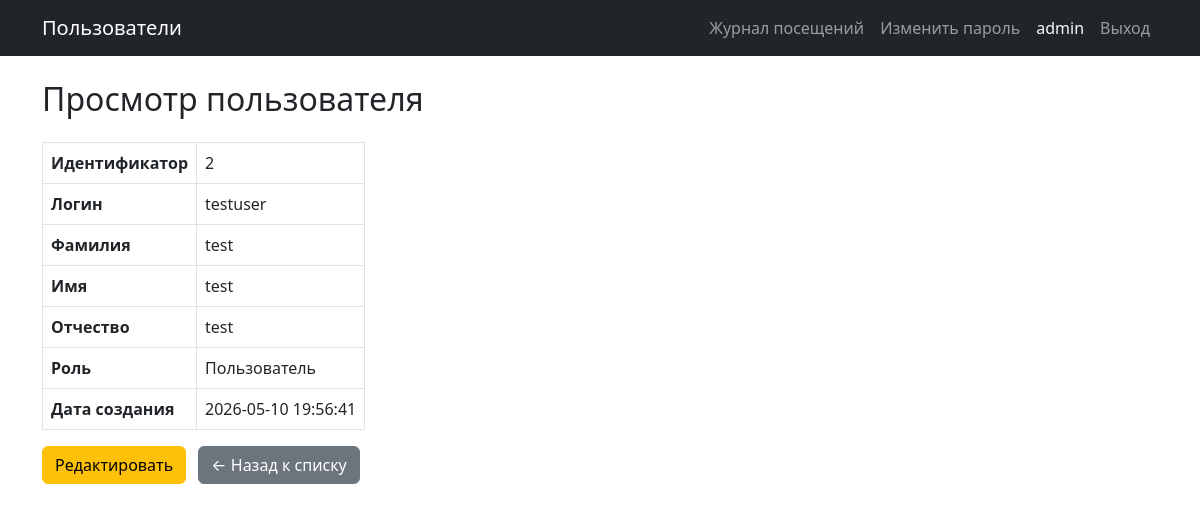
The app's page /users/2 (signed in) with its own data.
### tables this page shows
CREATE TABLE users (
    id INTEGER PRIMARY KEY AUTOINCREMENT,
    login TEXT NOT NULL UNIQUE,
    password_hash TEXT NOT NULL,
    last_name TEXT,
    first_name TEXT NOT NULL,
    middle_name TEXT,
    role_id INTEGER REFERENCES roles(id) ON DELETE SET NULL,
    created_at TIMESTAMP NOT NULL DEFAULT CURRENT_TIMESTAMP
);

CREATE TABLE roles (
    id INTEGER PRIMARY KEY AUTOINCREMENT,
    name TEXT NOT NULL,
    description TEXT
);

### app.py (the view)
@app.route('/users/<int:user_id>')
@check_rights('view_user')
def user_view(user_id):
    db = get_db()
    user = db.execute(
        """SELECT u.*, r.name AS role_name
           FROM users u LEFT JOIN roles r ON u.role_id = r.id
           WHERE u.id = ?""",
        (user_id,)
    ).fetchone()
    db.close()
    if not user:
        abort(404)
    current = get_current_user()
    is_admin = current and current['role_name'] == 'Администратор'
    return render_template('user_view.html', user=user, is_admin=is_admin)

### app.py (called while the page is built)
@app.context_processor
def inject_user():
    return {'current_user': get_current_user()}

@app.before_request
def log_visit():
    if request.path.startswith('/static'):
        return
    if request.method != 'GET':
        return
    try:
        db = get_db()
        db.execute(
            "INSERT INTO visit_logs (path, user_id) VALUES (?, ?)",
            (request.path, session.get('user_id')),
        )
        db.commit()
        db.close()
    except Exception:
        pass

### utils.py (called while the page is built)
def get_db():
    conn = sqlite3.connect(DATABASE)
    conn.row_factory = sqlite3.Row
    conn.execute("PRAGMA foreign_keys = ON")
    return conn

def get_current_user():
    if 'user_id' not in session:
        return None
    db = get_db()
    user = db.execute(
        """SELECT u.*, r.name AS role_name
           FROM users u LEFT JOIN roles r ON u.role_id = r.id
           WHERE u.id = ?""",
        (session['user_id'],)
    ).fetchone()
    db.close()
    return user

### templates/user_view.html (shortened to what this page needs)
{% extends 'base.html' %}
{% block content %}
<h2 class="mb-4">Просмотр пользователя</h2>
<table class="table table-bordered w-auto">
    <tbody>
        <tr><th>Идентификатор</th><td>{{ user['id'] }}</td></tr>
        <tr><th>Логин</th><td>{{ user['login'] }}</td></tr>
        <tr><th>Фамилия</th><td>{{ user['last_name'] or '—' }}</td></tr>
        <tr><th>Имя</th><td>{{ user['first_name'] }}</td></tr>
        <tr><th>Отчество</th><td>{{ user['middle_name'] or '—' }}</td></tr>
        <tr><th>Роль</th><td>{{ user['role_name'] or '—' }}</td></tr>
        <tr><th>Дата создания</th><td>{{ user['created_at'] }}</td></tr>
    </tbody>
</table>
<div class="mt-3">
    {% if is_admin or (current_user and current_user['id'] == user['id']) %}
        <a href="{{ url_for('user_edit', user_id=user['id']) }}"
           class="btn btn-warning">Редактировать</a>
    {% endif %}
    <a href="{{ url_for('index') }}" class="btn btn-secondary ms-2">← Назад к списку</a>
</div>
{% endblock %}

### templates/base.html (shortened to what this page needs)
<!DOCTYPE html>
<html lang="ru">
<head>
    <link rel="stylesheet" href="https://cdn.jsdelivr.net/npm/bootstrap@5.3.0/dist/css/bootstrap.min.css">
</head>
<body>
<nav class="navbar navbar-expand-lg navbar-dark bg-dark">
    <div class="container">
        <a class="navbar-brand" href="{{ url_for('index') }}">Пользователи</a>
        <div class="navbar-nav ms-auto">
            {% if current_user %}
                <a class="nav-link" href="{{ url_for('reports.logs_index') }}">Журнал посещений</a>
                <a class="nav-link" href="{{ url_for('change_password') }}">Изменить пароль</a>
                <span class="nav-link text-light">{{ current_user['login'] }}</span>
                <a class="nav-link" href="{{ url_for('logout') }}">Выход</a>
            {% else %}
                <a class="nav-link" href="{{ url_for('login') }}">Вход</a>
            {% endif %}
        </div>
    </div>
</nav>
<div class="container mt-4">
    {% block content %}{% endblock %}
</div>
</body>
</html>

### records on screen
users: login "admin"
users: id "2", login "testuser", last_name "test", first_name "test", middle_name "test", created_at "2026-05-10 19:56:41"
roles: name "Пользователь"
